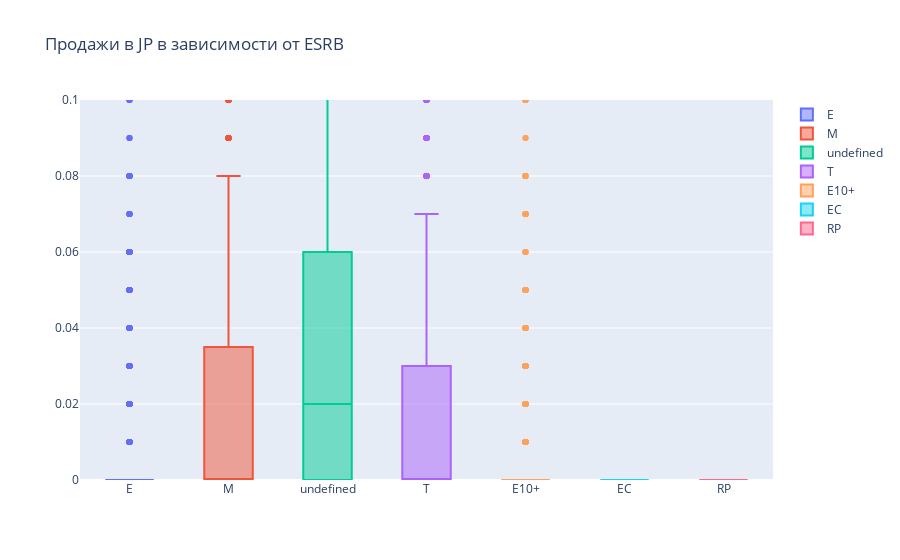

Write notebook code for a chart like this one.
### Code cell
box_ESRB("jp", 0 , 0.1)

### Figure 1 — Plotly figure (JSON) as saved in the notebook; plotly's stock layout.template omitted (floating-point values rounded to 4 significant figures; data arrays with more than 128 entries replaced by an {"elided": "..."} marker saying what was removed)
{"data": [{"name": "E", "type": "box", "y": {"elided": "2427 float values"}}, {"name": "M", "type": "box", "y": {"elided": "1100 float values"}}, {"name": "undefined", "type": "box", "y": {"elided": "3729 float values"}}, {"name": "T", "type": "box", "y": {"elided": "1793 float values"}}, {"name": "E10+", "type": "box", "y": {"elided": "1277 float values"}}, {"name": "EC", "type": "box", "y": [0, 0, 0, 0, 0, 0]}, {"name": "RP", "type": "box", "y": [0]}], "layout": {"title": {"text": "Продажи в JP в зависимости от ESRB"}, "yaxis": {"range": [0, 0.1]}}}
